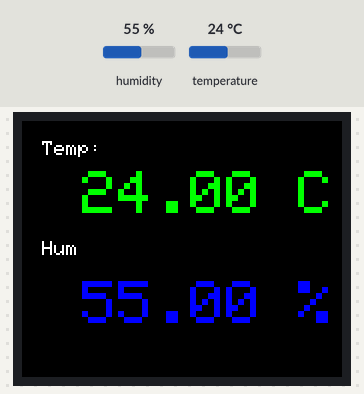
Recording of a sketch running on a simulated Arduino Uno, built with avr-gcc and run on an emulated ATmega328P. Parts: 160×128 colour display. Inputs (shaded band) come from the test bench; at power-on: humidity 55 %, temperature 24 °C.

Above: at 1.3 s.
1.4 s: humidity set to 22 %
At 2.7 s:
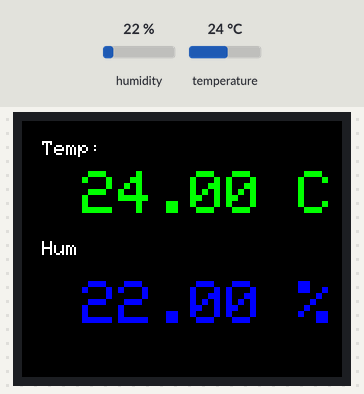
4.1 s: temperature set to 12 °C
At 4.8 s:
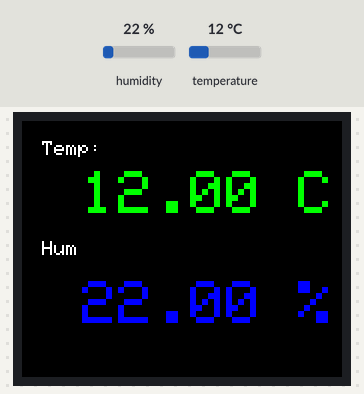
6.8 s: humidity set to 40 %
At 8.8 s:
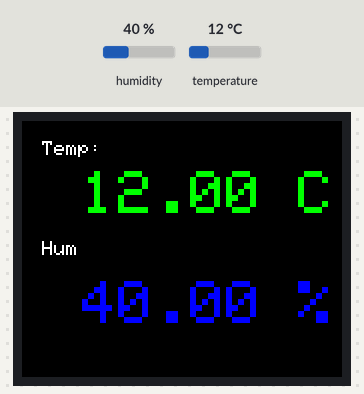
9.7 s: temperature set to 19 °C
At 10.9 s:
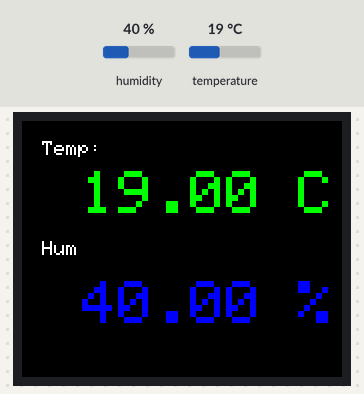
Timing chart, 0 to 12.7 s (numbered marks = the images above; inputs shaded):
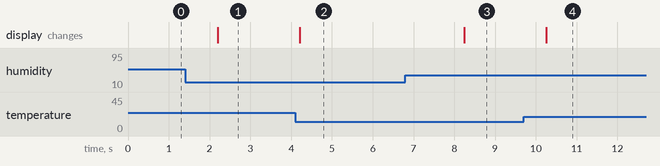

The sketch:

SW_Prototype1.ino
```cpp
#include <Adafruit_GFX.h>
#include <Adafruit_ST7735.h>
#include <DHT.h>

#define TFT_CS     10
#define TFT_RST    9  // optional
#define TFT_DC     8
#define DHT_PIN    7
#define DHT_TYPE   DHT22

Adafruit_ST7735 tft = Adafruit_ST7735(TFT_CS, TFT_DC, TFT_RST);
DHT dht(DHT_PIN, DHT_TYPE);

void setup() {
  Serial.begin(9600);

  tft.initR(INITR_BLACKTAB);  // Initialisiere das Display
  tft.setRotation(1);          // Display-Rotation einstellen (je nach Ausrichtung des Displays)

  dht.begin();  // Starte den DHT-Sensor

  tft.fillScreen(ST7735_BLACK); // Displayhintergrund Schwarz setzen

  tft.setTextSize(1);
  tft.setTextColor(ST7735_WHITE);
  tft.setCursor(10, 10);
  tft.println("Temp:");
  tft.setCursor(10, 60);
  tft.println("Hum:");
}

void loop() {
  // Sensordaten lesen
  float temperature = dht.readTemperature();
  float humidity = dht.readHumidity();

  // Daten auf dem Display anzeigen
  tft.setTextSize(3); // Textgröße für Luftfeuchtigkeit reduziert

  tft.fillRect(30, 25, 80, 40, ST7735_BLACK); // Alten Temperaturwert löschen
  tft.setCursor(30, 25);
  tft.setTextColor(ST7735_GREEN);
  tft.print(temperature);
  tft.println(" C");

  tft.fillRect(30, 80, 80, 30, ST7735_BLACK); // Alten Luftfeuchtigkeitswert löschen
  tft.setCursor(30, 80);
  tft.setTextColor(ST7735_BLUE);
  tft.print(humidity);
  tft.println(" %");

  delay(2000); // Pause zwischen den Messungen
}
```

Measured:
- after the input at 1.4 s, the display: changes after 0.80 s (image 1)
- after the input at 4.1 s, the display: changes after 0.11 s (image 2)
- after the input at 6.8 s, the display: changes after 1.4 s (image 3)
- after the input at 9.7 s, the display: changes after 0.56 s (image 4)
